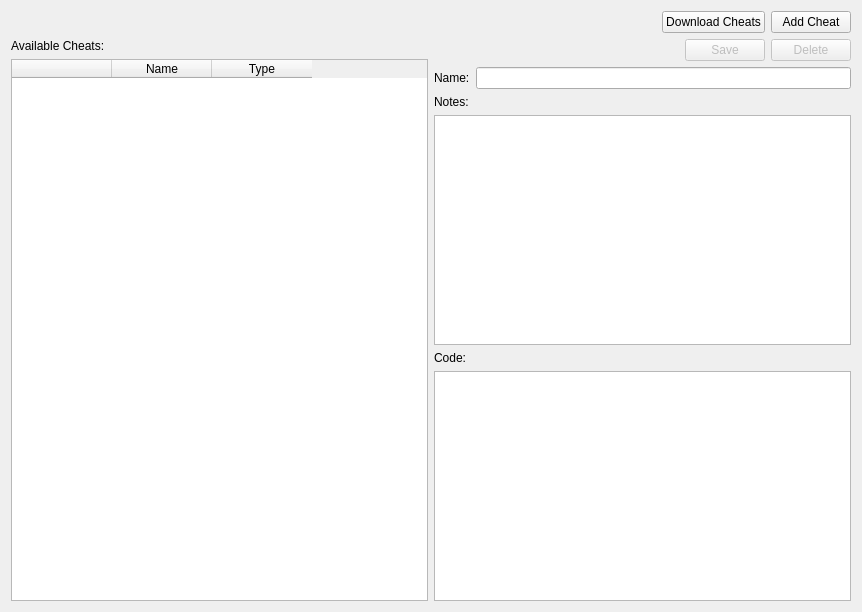
<?xml version="1.0" encoding="UTF-8"?>
<ui version="4.0">
 <class>ConfigureCheats</class>
 <widget class="QWidget" name="ConfigureCheats">
  <property name="windowModality">
   <enum>Qt::WindowModality::ApplicationModal</enum>
  </property>
  <property name="geometry">
   <rect>
    <x>0</x>
    <y>0</y>
    <width>862</width>
    <height>612</height>
   </rect>
  </property>
  <property name="sizePolicy">
   <sizepolicy hsizetype="Fixed" vsizetype="Fixed">
    <horstretch>0</horstretch>
    <verstretch>0</verstretch>
   </sizepolicy>
  </property>
  <property name="windowTitle">
   <string>Cheats</string>
  </property>
  <layout class="QVBoxLayout">
   <item>
    <layout class="QHBoxLayout">
     <item>
      <spacer>
       <property name="orientation">
        <enum>Qt::Orientation::Horizontal</enum>
       </property>
       <property name="sizeHint" stdset="0">
        <size>
         <width>0</width>
         <height>0</height>
        </size>
       </property>
      </spacer>
     </item>
     <item>
      <widget class="QPushButton" name="buttonDownloadCheats">
       <property name="text">
        <string>Download Cheats</string>
       </property>
      </widget>
     </item>
     <item>
      <widget class="QPushButton" name="buttonAddCheat">
       <property name="text">
        <string>Add Cheat</string>
       </property>
      </widget>
     </item>
    </layout>
   </item>
   <item>
    <layout class="QHBoxLayout">
     <item>
      <layout class="QVBoxLayout">
       <item>
        <widget class="QLabel" name="labelAvailableCheats">
         <property name="text">
          <string>Available Cheats:</string>
         </property>
        </widget>
       </item>
       <item>
        <widget class="QTableWidget" name="tableCheats">
         <property name="editTriggers">
          <set>QAbstractItemView::EditTrigger::NoEditTriggers</set>
         </property>
         <property name="selectionMode">
          <enum>QAbstractItemView::SelectionMode::SingleSelection</enum>
         </property>
         <property name="selectionBehavior">
          <enum>QAbstractItemView::SelectionBehavior::SelectRows</enum>
         </property>
         <property name="showGrid">
          <bool>false</bool>
         </property>
         <property name="columnCount">
          <number>3</number>
         </property>
         <attribute name="horizontalHeaderVisible">
          <bool>true</bool>
         </attribute>
         <attribute name="verticalHeaderVisible">
          <bool>false</bool>
         </attribute>
         <column>
          <property name="text">
           <string/>
          </property>
         </column>
         <column>
          <property name="text">
           <string>Name</string>
          </property>
         </column>
         <column>
          <property name="text">
           <string>Type</string>
          </property>
         </column>
        </widget>
       </item>
      </layout>
     </item>
     <item>
      <layout class="QVBoxLayout">
       <item>
        <layout class="QHBoxLayout">
         <item>
          <spacer>
           <property name="orientation">
            <enum>Qt::Orientation::Horizontal</enum>
           </property>
           <property name="sizeHint" stdset="0">
            <size>
             <width>0</width>
             <height>0</height>
            </size>
           </property>
          </spacer>
         </item>
         <item>
          <widget class="QPushButton" name="buttonSave">
           <property name="enabled">
            <bool>false</bool>
           </property>
           <property name="text">
            <string>Save</string>
           </property>
          </widget>
         </item>
         <item>
          <widget class="QPushButton" name="buttonDelete">
           <property name="enabled">
            <bool>false</bool>
           </property>
           <property name="text">
            <string>Delete</string>
           </property>
          </widget>
         </item>
        </layout>
       </item>
       <item>
        <layout class="QVBoxLayout">
         <item>
          <layout class="QHBoxLayout">
           <item>
            <widget class="QLabel" name="labelName">
             <property name="text">
              <string>Name:</string>
             </property>
            </widget>
           </item>
           <item>
            <widget class="QLineEdit" name="lineName"/>
           </item>
          </layout>
         </item>
         <item>
          <widget class="QLabel" name="labelNotes">
           <property name="text">
            <string>Notes:</string>
           </property>
          </widget>
         </item>
         <item>
          <widget class="QPlainTextEdit" name="textNotes"/>
         </item>
         <item>
          <widget class="QLabel" name="labelCode">
           <property name="text">
            <string>Code:</string>
           </property>
          </widget>
         </item>
         <item>
          <widget class="QPlainTextEdit" name="textCode"/>
         </item>
        </layout>
       </item>
      </layout>
     </item>
    </layout>
   </item>
   <item>
    <layout class="QHBoxLayout">
     <item>
      <spacer>
       <property name="orientation">
        <enum>Qt::Orientation::Horizontal</enum>
       </property>
       <property name="sizeHint" stdset="0">
        <size>
         <width>0</width>
         <height>0</height>
        </size>
       </property>
      </spacer>
     </item>
    </layout>
   </item>
  </layout>
 </widget>
 <tabstops>
  <tabstop>buttonAddCheat</tabstop>
  <tabstop>tableCheats</tabstop>
  <tabstop>lineName</tabstop>
  <tabstop>textNotes</tabstop>
  <tabstop>textCode</tabstop>
  <tabstop>buttonSave</tabstop>
  <tabstop>buttonDelete</tabstop>
 </tabstops>
 <resources/>
 <connections/>
</ui>
